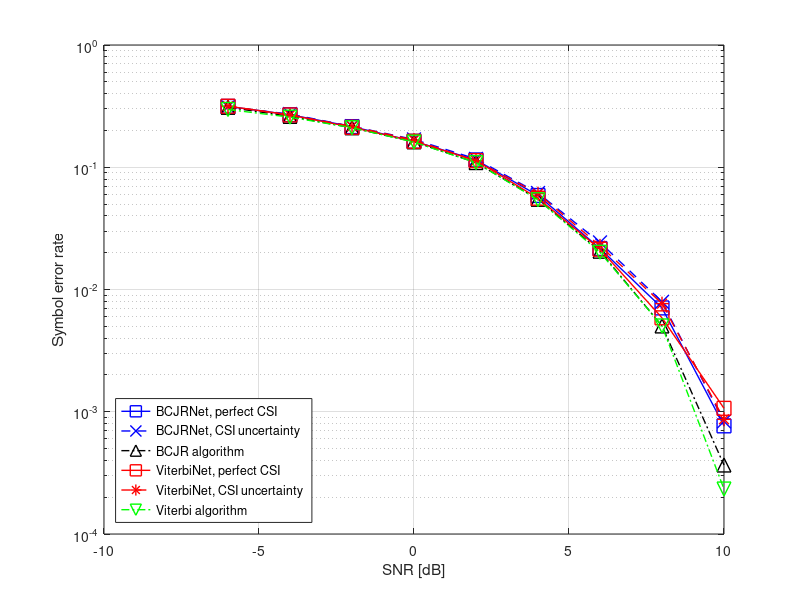

This figure's MATLAB source:
load("totalCompareFull.mat");


%% Display results

v_stPlotType = strvcat( '-bs', '--bx', '-.k^', '-rsquare', '--r*', '-.gv');

v_stLegend = [];
fig1 = figure;
set(fig1, 'WindowStyle', 'docked');
%
for aa=1:s_nCurves
    if (v_nCurves(aa) ~= 0)
        v_stLegend = strvcat(v_stLegend,  v_stProts(aa,:));
        semilogy(v_fSigWdB, m_fSERAvg(aa,:), v_stPlotType(aa,:),'LineWidth',1,'MarkerSize',10);
        hold on;
    end
    aa
end

xlabel('SNR [dB]');
ylabel('Symbol error rate');
grid on;
legend(v_stLegend,'Location','SouthWest');
hold off;